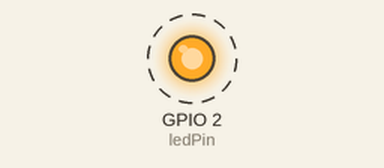
This sketch was run on a simulated ESP32. Parts: output pins drawn as LEDs (lit = HIGH). Dashed ring = blinking. WiFi joins after 1.5 s; servers stay silent unless stated; what the sketch prints to the serial monitor is not drawn.

Above: at 2.0 s.
Timing chart, 0 to 6.1 s (numbered marks = the images above):
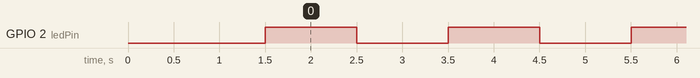

The sketch:

ota.ino
```cpp
#include <WiFi.h>
#include <ArduinoOTA.h>

const char* ssid = "Excitel_AARIV TECHNOLOGY ";
const char* password = "1286793808";
const int ledPin = 2;  // Built-in LED pin on ESP32

void setup() {
  Serial.begin(115200);

  pinMode(ledPin, OUTPUT);

  WiFi.begin(ssid, password);
  while (WiFi.status() != WL_CONNECTED) {
    delay(500);
    Serial.print(".");
  }
  Serial.println("\nConnected to WiFi");

  // Initialize OTA with a password
  ArduinoOTA.setPassword("OTAPassword");

  ArduinoOTA.onStart([]() {
    String type = (ArduinoOTA.getCommand() == U_FLASH) ? "sketch" : "filesystem";
    Serial.println("Starting OTA update: " + type);
  });

  ArduinoOTA.onEnd([]() {
    Serial.println("\nOTA Update Complete!");
  });

  ArduinoOTA.onProgress([](unsigned int progress, unsigned int total) {
    Serial.printf("Progress: %u%%\r", (progress / (total / 100)));
  });

  ArduinoOTA.onError([](ota_error_t error) {
    Serial.printf("Error[%u]: ", error);
    if (error == OTA_AUTH_ERROR) Serial.println("Auth Failed");
    else if (error == OTA_BEGIN_ERROR) Serial.println("Begin Failed");
    else if (error == OTA_CONNECT_ERROR) Serial.println("Connect Failed");
    else if (error == OTA_RECEIVE_ERROR) Serial.println("Receive Failed");
    else if (error == OTA_END_ERROR) Serial.println("End Failed");
  });

  ArduinoOTA.begin();
}

void loop() {
  ArduinoOTA.handle();  // Check for OTA updates

  // Blink LED with a 0.2-second delay (Version 2 behavior)
  digitalWrite(ledPin, HIGH);
  delay(1000);
  digitalWrite(ledPin, LOW);
  delay(1000);
}
```

Measured:
- by itself, GPIO 2 (ledPin): alternates HIGH for 1.0 s and LOW for 1.0 s
